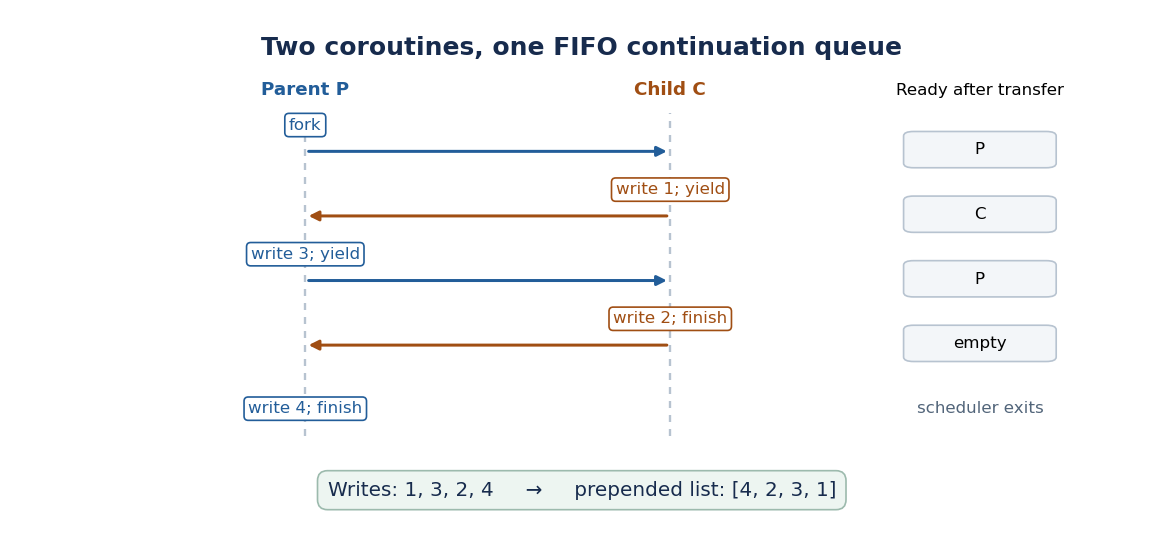

Write the Python code that produced this figure.
"""Draw the two-coroutine FIFO trace; output is always in the current directory.
Tested with Python 3.14.4 and matplotlib 3.10.7 (repository dependencies).
"""
from pathlib import Path
import matplotlib
matplotlib.use('Agg')
import matplotlib.pyplot as plt
from matplotlib.patches import FancyBboxPatch


def main():
    plt.rcParams.update({'font.family': 'DejaVu Sans', 'font.size': 11})
    fig, ax = plt.subplots(figsize=(9.6, 4.6), dpi=120, facecolor='white')
    ax.set(xlim=(0, 1), ylim=(0, 1)); ax.axis('off')
    fig.subplots_adjust(left=0.025, right=0.985, top=0.94, bottom=0.04)
    ax.text(0.5, 0.97, 'Two coroutines, one FIFO continuation queue',
            ha='center', va='center', fontsize=15, weight='bold', color='#172b4d')
    xp, xc = 0.25, 0.58
    ax.text(xp, 0.875, 'Parent P', ha='center', weight='bold', color='#225d99')
    ax.text(xc, 0.875, 'Child C', ha='center', weight='bold', color='#a04e13')
    ax.text(0.86, 0.875, 'Ready after transfer', ha='center', fontsize=10)
    for x in [xp, xc]:
        ax.plot([x, x], [0.19, 0.84], color='#b7c3d0', lw=1.4, ls=(0, (3, 3)), zorder=0)
    rows = [
        (0.77, xp, xc, 'fork', 'P'),
        (0.64, xc, xp, 'write 1; yield', 'C'),
        (0.51, xp, xc, 'write 3; yield', 'P'),
        (0.38, xc, xp, 'write 2; finish', 'empty'),
    ]
    for y, source, dest, label, queue in rows:
        color = '#225d99' if source == xp else '#a04e13'
        ax.text(source, y+0.045, label, ha='center', va='center', fontsize=10, color=color,
                bbox={'boxstyle': 'round,pad=0.25', 'fc': 'white', 'ec': color, 'lw': 1})
        ax.annotate('', xy=(dest,y-0.008), xytext=(source,y-0.008),
                    arrowprops={'arrowstyle': '-|>', 'color': color, 'lw': 1.8, 'mutation_scale': 12})
        ax.add_patch(FancyBboxPatch((0.80,y-0.032),0.12,0.055,
                     boxstyle='round,pad=0.009',edgecolor='#b7c3d0',facecolor='#f3f6f9'))
        ax.text(0.86,y-0.005,queue,ha='center',va='center',fontsize=10)
    ax.text(xp, 0.235, 'write 4; finish', ha='center', color='#225d99', fontsize=10,
            bbox={'boxstyle':'round,pad=0.25','fc':'white','ec':'#225d99'})
    ax.text(0.86, 0.235, 'scheduler exits', ha='center', fontsize=10, color='#52657a')
    ax.text(0.5, 0.08, 'Writes: 1, 3, 2, 4     →     prepended list: [4, 2, 3, 1]',
            ha='center', va='center', fontsize=12, color='#172b4d',
            bbox={'boxstyle':'round,pad=0.5','fc':'#edf5f1','ec':'#9cbaad'})
    target=Path.cwd()/'programming-languages-2015-coroutine-schedule.png'
    fig.savefig(target,facecolor='white',transparent=False,
                metadata={'Software':'codex-wiki matplotlib generator'})
    plt.close(fig)


if __name__ == '__main__':
    main()
